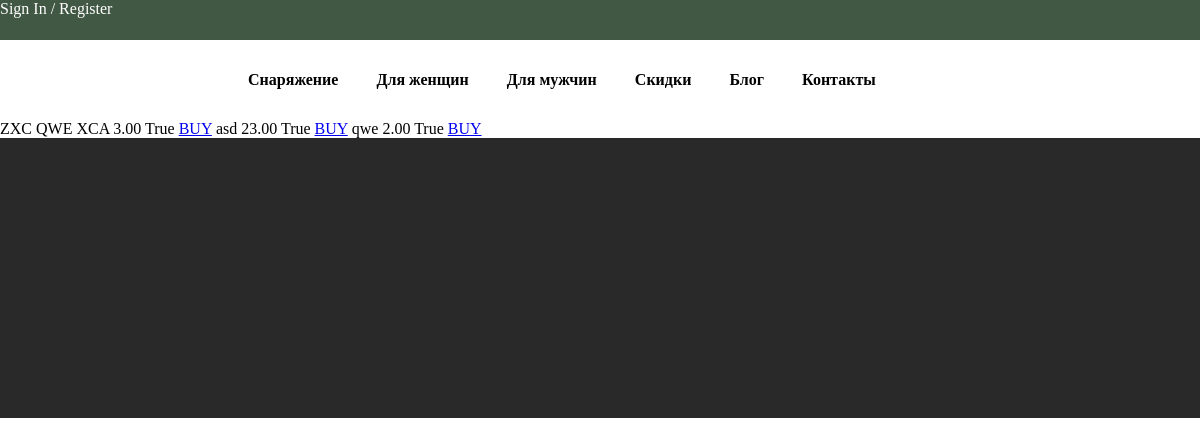
The page / on the database its author committed.
### shop/models.py (models this page shows, shortened)
class Product(models.Model):
    name = models.CharField(max_length=150, db_index=True)
    slug = models.CharField(max_length=150, db_index=True, unique=True)
    image = models.ImageField(upload_to='product/%Y/%m/%d', blank=True)
    image_on_hover = models.ImageField(upload_to='product/%Y/%m/%d', blank=True, null=True)
    description = models.TextField(max_length=1000, blank=True)
    price = models.DecimalField(max_digits=10, decimal_places=2)
    available = models.BooleanField(default=True)
    created = models.DateTimeField(auto_now_add=True)
    uploaded = models.DateTimeField(auto_now=True)
    rating = models.FloatField(null=True, blank=True)
    people_voted = models.IntegerField(default=0)
    class Meta:
        ordering = ('name',)
        verbose_name = 'Товар'
        verbose_name_plural = 'Товары'
        index_together = (('id', 'slug'), )

### shop/views.py (the view)
# urls.py: path('', main_page, name='main_page'),
def main_page(request: WSGIRequest) -> HttpResponse:
    context = {'products': Product.objects.all()}
    return render(request, 'shop/main.html', context)

### shop/context_processors.py (called while the page is built)
def cart(request):
    return {'cart': Cart(request)}

### templates/shop/main.html (shortened to what this page needs)
{% extends 'shop/base.html' %}
{% block content %}
{% for product in products %}
    {{ product.name }}
    {{ product.price }}
    {{ product.available }}
    <a href="{% url 'shop:add_to_cart' %}">BUY</a>
{% endfor %}
{% endblock content %}

### static/shop/base.css (style rules this page uses)
* { padding: 0; margin: 0; }

### rows shown on the page
Product: name "ZXC QWE XCA", price "3.00", available "True"
Product: name "asd", price "23.00", available "True"
Product: name "qwe", price "2.00", available "True"
